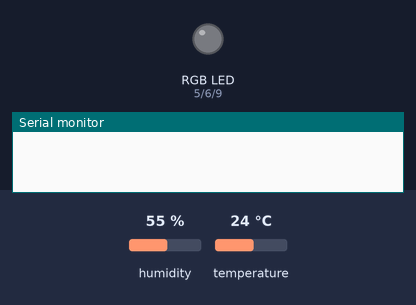
The sketch below on a simulated Arduino Uno, built with avr-gcc and run on an emulated ATmega328P. Parts: an RGB LED mixed from three pins (HIGH = lit), the last lines printed to the serial monitor. Inputs (shaded band) come from the test bench; at power-on: humidity 55 %, temperature 24 °C.

Above: at 0.1 s.
At 1.6 s:
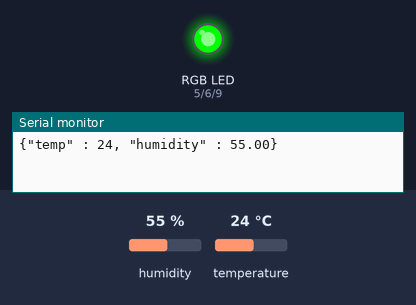
Timing chart, 0 to 3.1 s (numbered marks = the images above):
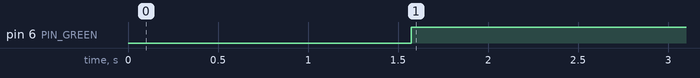

The sketch:

TemperatureSensor.ino
```cpp
#include <Wire.h>
#include <DHT11.h>

#include <string.h>

#define DHTPIN 2

DHT11 dht11(DHTPIN);

//rgb pins
const int PIN_RED = 5;
const int PIN_GREEN = 6;
const int PIN_BLUE  = 9;

void setup() {
  //serial
  Serial.begin(9600); // 9600 is the baud rate

  //light
  pinMode(PIN_RED, OUTPUT);
  pinMode(PIN_GREEN, OUTPUT);
  pinMode(PIN_BLUE, OUTPUT);

  delay(1000);

}

void loop() {
  int tempc = 0;
  int hum = 0;

  // Attempt to read temperature and humidity together with error checking
  int result = dht11.readTemperatureHumidity(tempc, hum);

  delay(50);

  if (result == 0) {
    // Success! Convert to Fahrenheit and display
    decideLightColor(tempc);

    //serial print
    sendSerialJSONData(tempc, hum);

    } else {

    changeLightColor(255, 255, 255);

    //serial print
    Serial.print("Sensor Read Failed:");
    Serial.println(DHT11::getErrorString(result));

  }

  // DHT11 needs at least 2 seconds between reads
  delay(30000);
}

void decideLightColor(int tempc){
  if(tempc > 24.0){ //orange for hot About 75f
    changeLightColor(255, 50, 0);
  }
  else if(tempc > 17.5){ //Green for comfortable about 64f
    changeLightColor(0, 255, 0);
  }
  else { //Light blue for cold
    changeLightColor(0, 231, 255);
  }
}

void changeLightColor(int r, int g, int b){
  analogWrite(PIN_RED, r);
  analogWrite(PIN_GREEN, g);
  analogWrite(PIN_BLUE, b);
}


void sendSerialJSONData(int tempc, float humidity){
  Serial.print("{\"temp\" : ");
  Serial.print(tempc);
  Serial.print(", \"humidity\" : ");
  Serial.print(humidity);
  Serial.print("}");
  //Carraige return here?
  Serial.println();
}
```

Measured:
- by itself, pin 6 (PIN_GREEN): LOW → HIGH at 1.6 s
